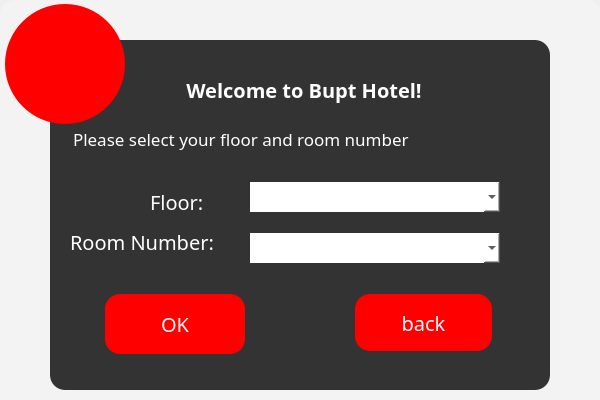
<?xml version="1.0" encoding="UTF-8"?>
<ui version="4.0">
 <class>Form</class>
 <widget class="QWidget" name="Form">
  <property name="geometry">
   <rect>
    <x>0</x>
    <y>0</y>
    <width>600</width>
    <height>400</height>
   </rect>
  </property>
  <property name="minimumSize">
   <size>
    <width>600</width>
    <height>400</height>
   </size>
  </property>
  <property name="maximumSize">
   <size>
    <width>600</width>
    <height>400</height>
   </size>
  </property>
  <property name="windowTitle">
   <string>Bupt Air Conditioner</string>
  </property>
  <property name="windowIcon">
   <iconset resource="../img.qrc">
    <normaloff>:/icon/images/xiaohui.png</normaloff>:/icon/images/xiaohui.png</iconset>
  </property>
  <property name="toolTipDuration">
   <number>-1</number>
  </property>
  <property name="styleSheet">
   <string notr="true">*{
	font-family:century gothic;

}

#Form{
	background:url(:/picture/images/background.jpg);
}
QFrame
{
	background:#333;
	border-radius:15px;
}


QToolButton
{

background:red;
border-radius:60px;
}

QLabel
{
	color:white;
}

QPushButton
{
background:red;
color:white;
border-radius:15px;
}

QPushButton:hover
{

color:red;
border-radius:15px;
background:#49ebff;
}

QComboBox{
background:white;
color:black;
border-radius:0px;
}

QComboBox QAbstractItemView {
border-radius:0px;
    outline: 0px solid gray;   /* 选定项的虚框 */
    color: white;
    background-color: #333;   /* 整个下拉窗体的背景色 */
     /* 整个下拉窗体被选中项的背景色 */
}
</string>
  </property>
  <widget class="QFrame" name="frame">
   <property name="geometry">
    <rect>
     <x>50</x>
     <y>40</y>
     <width>500</width>
     <height>350</height>
    </rect>
   </property>
   <property name="styleSheet">
    <string notr="true"/>
   </property>
   <property name="frameShape">
    <enum>QFrame::StyledPanel</enum>
   </property>
   <property name="frameShadow">
    <enum>QFrame::Raised</enum>
   </property>
   <widget class="QPushButton" name="pushButton_return">
    <property name="geometry">
     <rect>
      <x>305</x>
      <y>254</y>
      <width>137</width>
      <height>57</height>
     </rect>
    </property>
    <property name="font">
     <font>
      <family>century gothic</family>
      <pointsize>15</pointsize>
     </font>
    </property>
    <property name="text">
     <string>back</string>
    </property>
   </widget>
   <widget class="QComboBox" name="comboBox_room">
    <property name="geometry">
     <rect>
      <x>200</x>
      <y>193</y>
      <width>250</width>
      <height>30</height>
     </rect>
    </property>
    <property name="font">
     <font>
      <family>century gothic</family>
      <pointsize>12</pointsize>
     </font>
    </property>
    <property name="toolTipDuration">
     <number>-4</number>
    </property>
    <property name="styleSheet">
     <string notr="true">background:white;
color:black;
border-radius:0px;


QAbstractItemView {
border-radius:0px;
    outline: 0px solid gray;   /* 选定项的虚框 */
    color: white;
    background-color: #333;   /* 整个下拉窗体的背景色 */
     /* 整个下拉窗体被选中项的背景色 */
}</string>
    </property>
    <property name="currentIndex">
     <number>-1</number>
    </property>
   </widget>
   <widget class="QPushButton" name="pushButton_ok">
    <property name="geometry">
     <rect>
      <x>55</x>
      <y>254</y>
      <width>140</width>
      <height>60</height>
     </rect>
    </property>
    <property name="font">
     <font>
      <family>century gothic</family>
      <pointsize>15</pointsize>
     </font>
    </property>
    <property name="text">
     <string>OK</string>
    </property>
   </widget>
   <widget class="QLabel" name="label_floor">
    <property name="geometry">
     <rect>
      <x>100</x>
      <y>150</y>
      <width>61</width>
      <height>24</height>
     </rect>
    </property>
    <property name="font">
     <font>
      <family>century gothic</family>
      <pointsize>15</pointsize>
     </font>
    </property>
    <property name="text">
     <string>Floor:</string>
    </property>
   </widget>
   <widget class="QLabel" name="label_title">
    <property name="geometry">
     <rect>
      <x>90</x>
      <y>30</y>
      <width>328</width>
      <height>40</height>
     </rect>
    </property>
    <property name="sizePolicy">
     <sizepolicy hsizetype="Expanding" vsizetype="Expanding">
      <horstretch>0</horstretch>
      <verstretch>0</verstretch>
     </sizepolicy>
    </property>
    <property name="font">
     <font>
      <family>century gothic</family>
      <pointsize>15</pointsize>
      <bold>true</bold>
     </font>
    </property>
    <property name="text">
     <string>Welcome to Bupt Hotel!</string>
    </property>
    <property name="alignment">
     <set>Qt::AlignCenter</set>
    </property>
   </widget>
   <widget class="QLabel" name="label_hello">
    <property name="geometry">
     <rect>
      <x>23</x>
      <y>84</y>
      <width>461</width>
      <height>30</height>
     </rect>
    </property>
    <property name="font">
     <font>
      <family>century gothic</family>
      <pointsize>13</pointsize>
     </font>
    </property>
    <property name="text">
     <string>Please select your floor and room number</string>
    </property>
   </widget>
   <widget class="QComboBox" name="comboBox_floor">
    <property name="geometry">
     <rect>
      <x>200</x>
      <y>142</y>
      <width>250</width>
      <height>30</height>
     </rect>
    </property>
    <property name="font">
     <font>
      <family>century gothic</family>
      <pointsize>12</pointsize>
     </font>
    </property>
    <property name="styleSheet">
     <string notr="true">
background:white;
color:black;
border-radius:0px;


QAbstractItemView {
border-radius:0px;
    outline: 0px solid gray;   /* 选定项的虚框 */
    color: white;
    background-color: #333;   /* 整个下拉窗体的背景色 */
     /* 整个下拉窗体被选中项的背景色 */
}</string>
    </property>
   </widget>
   <widget class="QLabel" name="label_room">
    <property name="geometry">
     <rect>
      <x>20</x>
      <y>190</y>
      <width>149</width>
      <height>24</height>
     </rect>
    </property>
    <property name="font">
     <font>
      <family>century gothic</family>
      <pointsize>15</pointsize>
     </font>
    </property>
    <property name="text">
     <string>Room Number:</string>
    </property>
   </widget>
  </widget>
  <widget class="QToolButton" name="toolButton">
   <property name="geometry">
    <rect>
     <x>5</x>
     <y>4</y>
     <width>120</width>
     <height>120</height>
    </rect>
   </property>
   <property name="text">
    <string/>
   </property>
   <property name="icon">
    <iconset resource="../img.qrc">
     <normaloff>:/icon/images/xiaoren.png</normaloff>:/icon/images/xiaoren.png</iconset>
   </property>
   <property name="iconSize">
    <size>
     <width>50</width>
     <height>50</height>
    </size>
   </property>
  </widget>
  <widget class="QTextBrowser" name="textBrowser_3">
   <property name="geometry">
    <rect>
     <x>0</x>
     <y>0</y>
     <width>601</width>
     <height>421</height>
    </rect>
   </property>
   <property name="styleSheet">
    <string notr="true">background-color: rgba(255, 255, 255, 60);</string>
   </property>
  </widget>
  <zorder>textBrowser_3</zorder>
  <zorder>frame</zorder>
  <zorder>toolButton</zorder>
 </widget>
 <resources>
  <include location="../img.qrc"/>
 </resources>
 <connections>
  <connection>
   <sender>comboBox_floor</sender>
   <signal>activated(int)</signal>
   <receiver>comboBox_room</receiver>
   <slot>setCurrentIndex(int)</slot>
   <hints>
    <hint type="sourcelabel">
     <x>238</x>
     <y>128</y>
    </hint>
    <hint type="destinationlabel">
     <x>238</x>
     <y>179</y>
    </hint>
   </hints>
  </connection>
 </connections>
</ui>
